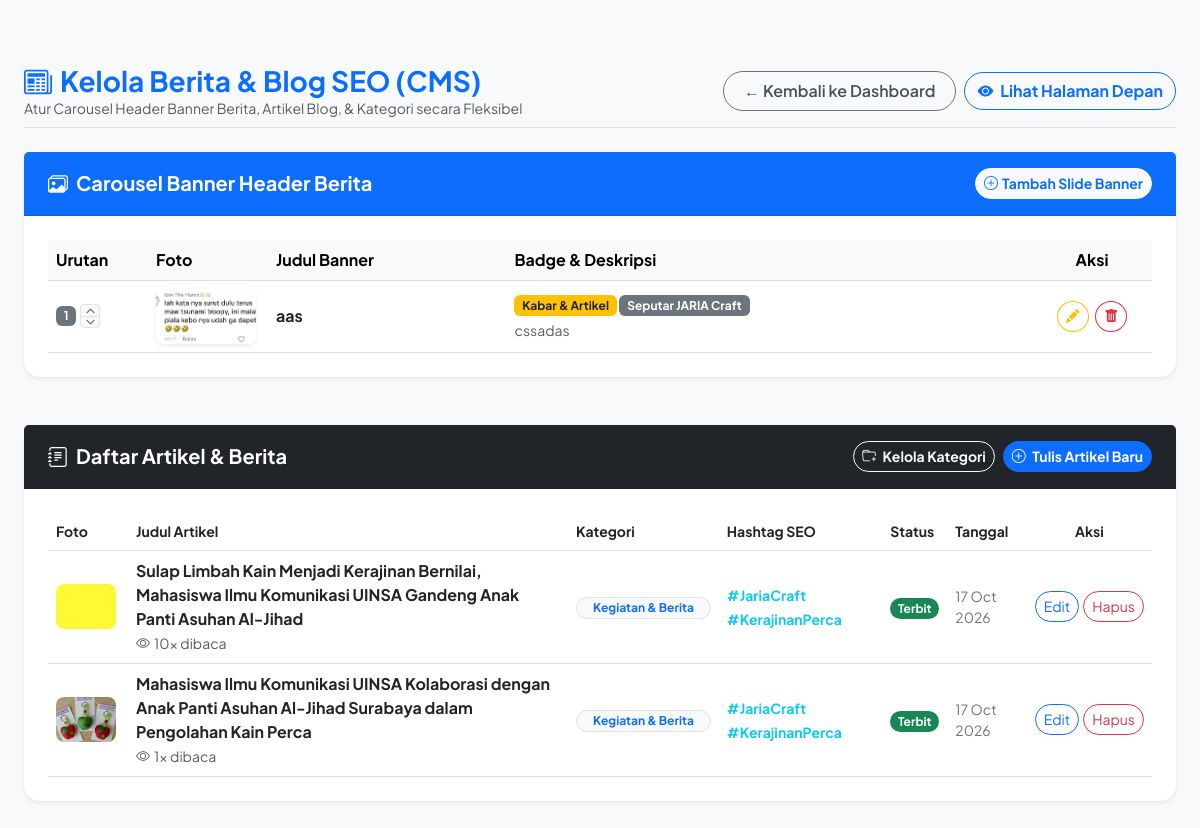
The page /admin/news.php (signed in) on the database its author committed.
### tables this page shows
CREATE TABLE `news_banners` (
  `id` int(11) NOT NULL,
  `image_path` varchar(255) NOT NULL,
  `badge_text_1` varchar(100) DEFAULT 'Kabar & Artikel',
  `badge_text_2` varchar(100) DEFAULT 'Seputar JARIA Craft',
  `title` varchar(255) NOT NULL,
  `description` text DEFAULT NULL,
  `sort_order` int(11) DEFAULT 1,
  `is_active` tinyint(1) DEFAULT 1
);

CREATE TABLE `news` (
  `id` int(11) NOT NULL,
  `category_id` int(11) NOT NULL,
  `title` varchar(255) NOT NULL,
  `slug` varchar(255) NOT NULL,
  `content` longtext NOT NULL,
  `featured_image` varchar(255) DEFAULT NULL,
  `hashtags` varchar(255) DEFAULT NULL COMMENT 'Contoh: #JariaCraft #KerajinanPerca #UINSA',
  `meta_description` varchar(255) DEFAULT NULL,
  `views_count` int(11) DEFAULT 0,
  `is_published` tinyint(1) DEFAULT 1,
  `created_at` datetime DEFAULT current_timestamp(),
  `updated_at` datetime DEFAULT current_timestamp() ON UPDATE current_timestamp()
);

CREATE TABLE `news_categories` (
  `id` int(11) NOT NULL,
  `name` varchar(100) NOT NULL,
  `slug` varchar(110) NOT NULL,
  `created_at` datetime DEFAULT current_timestamp()
);

### admin/news.php (the view, shortened to what this page needs)
<?php
require_once dirname(__DIR__) . '/includes/database.php';
try {
    $pdo->exec("CREATE TABLE IF NOT EXISTS news_banners (
        id INT AUTO_INCREMENT PRIMARY KEY,
        image_path VARCHAR(255) NOT NULL,
        badge_text_1 VARCHAR(100) DEFAULT 'Kabar & Artikel',
        badge_text_2 VARCHAR(100) DEFAULT 'Seputar JARIA Craft',
        title VARCHAR(255) NOT NULL,
        description TEXT,
        sort_order INT DEFAULT 1,
        is_active TINYINT(1) DEFAULT 1
    )");
} catch (PDOException $e) {}
$banners    = $pdo->query("SELECT * FROM news_banners ORDER BY sort_order ASC, id ASC")->fetchAll(PDO::FETCH_ASSOC);
$sql_news   = "SELECT n.*, c.name as category_name
               FROM news n
               JOIN news_categories c ON n.category_id = c.id
               ORDER BY n.created_at DESC";
$news_list  = $pdo->query($sql_news)->fetchAll(PDO::FETCH_ASSOC);
$next_banner_order = count($banners) + 1;
?>
<!DOCTYPE html>
<html lang="id">
<head>
    <link href="https://cdn.jsdelivr.net/npm/bootstrap@5.3.0/dist/css/bootstrap.min.css" rel="stylesheet">
    <link rel="stylesheet" href="https://cdn.jsdelivr.net/npm/bootstrap-icons@1.11.1/font/bootstrap-icons.css">
</head>
<body class="py-4">
<div class="content-container">
    <div class="d-flex flex-column flex-md-row justify-content-between align-items-md-center gap-3 mb-4 pb-2 border-bottom">
        <div>
            <h3 class="fw-bold text-primary mb-0"><i class="bi bi-newspaper me-2"></i>Kelola Berita & Blog SEO (CMS)</h3>
            <p class="text-muted small mb-0">Atur Carousel Header Banner Berita, Artikel Blog, & Kategori secara Fleksibel</p>
        </div>
        <div class="d-flex align-items-center gap-2">
            <a href="index.php" class="btn btn-back-dashboard rounded-pill">
                &leftarrow; Kembali ke Dashboard
            </a>
            <a href="../news.php" target="_blank" class="btn btn-outline-primary rounded-pill fw-bold">
                <i class="bi bi-eye-fill me-1"></i> Lihat Halaman Depan
            </a>
        </div>
    </div>
    <div class="card border-0 shadow-sm rounded-4 mb-5">
        <div class="card-header bg-primary text-white py-3 px-4 d-flex align-items-center justify-content-between">
            <h5 class="fw-bold mb-0"><i class="bi bi-images me-2"></i>Carousel Banner Header Berita</h5>
            <button class="btn btn-light text-primary btn-sm rounded-pill fw-bold" onclick="openAddBannerModal(<?php echo $next_banner_order; ?>)">
                <i class="bi bi-plus-circle me-1"></i>Tambah Slide Banner
            </button>
        </div>
        <div class="card-body p-4">
            <div class="table-responsive">
                <table class="table table-hover align-middle mb-0">
                    <thead class="table-light">
                        <tr>
                            <th width="100">Urutan</th>
                            <th width="120">Foto</th>
                            <th>Judul Banner</th>
                            <th>Badge & Deskripsi</th>
                            <th width="120" class="text-center">Aksi</th>
                        </tr>
                    </thead>
                    <tbody>
                        <?php if (empty($banners)): ?>
                            <tr><td colspan="5" class="text-center py-4 text-muted">Belum ada slide banner kustom. (Menggunakan tampilan default)</td></tr>
                        <?php else: ?>
                            <?php foreach ($banners as $b): ?>
                                <tr>
                                    <td>
                                        <div class="d-flex align-items-center gap-1">
                                            <span class="badge bg-secondary"><?php echo $b['sort_order']; ?></span>
                                            <div class="btn-group-vertical btn-group-sm">
                                                <a href="?reorder_banner=1&id=<?php echo $b['id']; ?>&dir=up" class="btn btn-light btn-xs p-0 px-1 border"><i class="bi bi-chevron-up"></i></a>
                                                <a href="?reorder_banner=1&id=<?php echo $b['id']; ?>&dir=down" class="btn btn-light btn-xs p-0 px-1 border"><i class="bi bi-chevron-down"></i></a>
                                            </div>
                                        </div>
                                    </td>
                                    <td><img src="../<?php echo htmlspecialchars($b['image_path']); ?>" class="banner-thumb shadow-sm" onerror="this.src='../assets/images/banners/banners1.jpg';"></td>
                                    <td><strong class="text-dark"><?php echo htmlspecialchars($b['title']); ?></strong></td>
                                    <td>
                                        <span class="badge bg-warning text-dark small mb-1"><?php echo htmlspecialchars($b['badge_text_1']); ?></span>
                                        <?php if (!empty($b['badge_text_2'])): ?><span class="badge bg-secondary small mb-1"><?php echo htmlspecialchars($b['badge_text_2']); ?></span><?php endif; ?>
                                        <div class="small text-muted"><?php echo htmlspecialchars($b['description']); ?></div>
                                    </td>
                                    <td class="text-center">
                                        <button class="btn btn-sm btn-outline-warning rounded-circle me-1" onclick='editBanner(<?php echo json_encode($b); ?>)'><i class="bi bi-pencil-fill"></i></button>
                                        <a href="?delete_banner=<?php echo $b['id']; ?>" class="btn btn-sm btn-outline-danger rounded-circle" onclick="return confirm('Hapus slide banner ini?')"><i class="bi bi-trash-fill"></i></a>
                                    </td>
                                </tr>
                            <?php endforeach; ?>
                        <?php endif; ?>
                    </tbody>
                </table>
            </div>
        </div>
    </div>
    <div class="card border-0 shadow-sm rounded-4">
        <div class="card-header bg-dark text-white py-3 px-4 d-flex align-items-center justify-content-between">
            <h5 class="fw-bold mb-0"><i class="bi bi-journal-text me-2"></i>Daftar Artikel & Berita</h5>
            <div class="d-flex gap-2">
                <button class="btn btn-outline-light btn-sm rounded-pill fw-bold" data-bs-toggle="modal" data-bs-target="#categoryModal">
                    <i class="bi bi-folder-plus me-1"></i> Kelola Kategori
                </button>
                <button class="btn btn-primary btn-sm rounded-pill fw-bold" data-bs-toggle="modal" data-bs-target="#newsModal0">
                    <i class="bi bi-plus-circle me-1"></i> Tulis Artikel Baru
                </button>
            </div>
        </div>
        <div class="card-body p-4">
            <div class="table-responsive">
                <table class="table table-hover align-middle border-0 mb-0">
                    <thead>
                        <tr class="text-secondary small border-bottom">
                            <th>Foto</th>
                            <th>Judul Artikel</th>
                            <th>Kategori</th>
                            <th>Hashtag SEO</th>
                            <th>Status</th>
                            <th>Tanggal</th>
                            <th class="text-center">Aksi</th>
                        </tr>
                    </thead>
                    <tbody>
                        <?php if (!empty($news_list)): ?>
                            <?php foreach ($news_list as $item): ?>
                                <tr class="border-bottom">
                                    <td style="width: 80px;">
                                        <?php if ($item['featured_image']): ?>
                                            <img src="../<?php echo htmlspecialchars($item['featured_image']); ?>" class="rounded-3 object-fit-cover" width="60" height="45">
                                        <?php else: ?>
                                            <div class="bg-light rounded-3 d-flex align-items-center justify-content-center text-muted" style="width: 60px; height: 45px;"><i class="bi bi-image"></i></div>
                                        <?php endif; ?>
                                    </td>
                                    <td>
                                        <strong class="text-dark text-wrap d-block"><?php echo htmlspecialchars($item['title']); ?></strong>
                                        <small class="text-muted"><i class="bi bi-eye me-1"></i><?php echo $item['views_count']; ?>x dibaca</small>
                                    </td>
                                    <td><span class="badge bg-light text-primary border rounded-pill px-3"><?php echo htmlspecialchars($item['category_name']); ?></span></td>
                                    <td><small class="text-info fw-bold"><?php echo htmlspecialchars($item['hashtags'] ?: '-'); ?></small></td>
                                    <td>
                                        <?php if ($item['is_published']): ?>
                                            <span class="badge bg-success rounded-pill px-2.5">Terbit</span>
                                        <?php else: ?>
                                            <span class="badge bg-secondary rounded-pill px-2.5">Draft</span>
                                        <?php endif; ?>
                                    </td>
                                    <td class="small text-secondary"><?php echo date('d M Y', strtotime($item['created_at'])); ?></td>
                                    <td class="text-center">
                                        <div class="d-flex justify-content-center gap-1">
                                            <button class="btn btn-sm btn-outline-primary rounded-pill px-2.5" data-bs-toggle="modal" data-bs-target="#newsModal<?php echo $item['id']; ?>">Edit</button>
                                            <a href="?delete=<?php echo $item['id']; ?>" class="btn btn-sm btn-outline-danger rounded-pill px-2.5" onclick="return confirm('Hapus artikel ini?')">Hapus</a>
                                        </div>
                                    </td>
                                </tr>
                            <?php endforeach; ?>
                        <?php else: ?>
                            <tr><td colspan="7" class="text-center py-5 text-muted">Belum ada artikel berita yang dibuat.</td></tr>
                        <?php endif; ?>
                    </tbody>
                </table>
            </div>
        </div>
    </div>
</div>
</body>
</html>

### admin/news.php (style rules this page uses)
body { font-family: 'Plus Jakarta Sans', sans-serif; background-color: #f8f9fa; }
.content-container { max-width: 1320px; margin: 0 auto; padding: 2.5rem 1.5rem; }
.btn-back-dashboard { border: 1px solid #6c757d; color: #495057; background-color: transparent; font-weight: 600; padding: 0.45rem 1.25rem; transition: all 0.2s ease; }
.banner-thumb { width: 100px; height: 55px; object-fit: cover; border-radius: 8px; }
.btn-xs { padding: 0px 4px; font-size: 10px; line-height: 1; }

### rows shown on the page
news_banners: sort_order "1", image_path (picture), title "aas", badge_text_1 "Kabar & Artikel", badge_text_2 "Seputar JARIA Craft", description "cssadas"
news: featured_image (picture), title "Sulap Limbah Kain Menjadi Kerajinan Bernilai, Mahasiswa Ilmu Komunikasi UINSA Gandeng Anak Panti Asuhan Al-Jihad", views_count "10", category.name "Kegiatan & Berita", hashtags "#JariaCraft #KerajinanPerca", is_published "Terbit", created_at "17 Oct 2026"
news: featured_image (picture), title "Mahasiswa Ilmu Komunikasi UINSA Kolaborasi dengan Anak Panti Asuhan Al-Jihad Surabaya dalam Pengolahan Kain Perca", views_count "1", category.name "Kegiatan & Berita", hashtags "#JariaCraft #KerajinanPerca", is_published "Terbit", created_at "17 Oct 2026"
